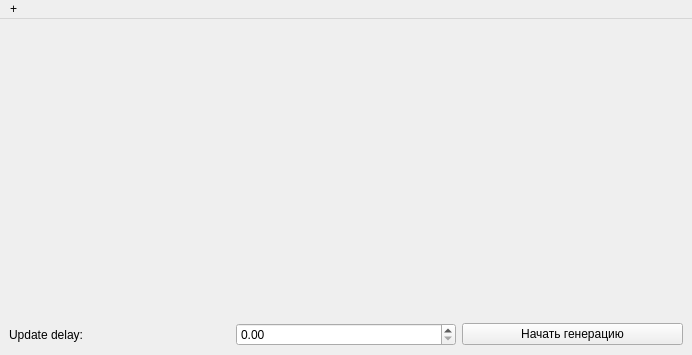
<?xml version="1.0" encoding="UTF-8"?>
<ui version="4.0">
 <class>MainWindow</class>
 <widget class="QMainWindow" name="MainWindow">
  <property name="geometry">
   <rect>
    <x>0</x>
    <y>0</y>
    <width>692</width>
    <height>355</height>
   </rect>
  </property>
  <property name="windowTitle">
   <string>MainWindow</string>
  </property>
  <widget class="QWidget" name="centralwidget">
   <layout class="QVBoxLayout" name="verticalLayout">
    <item>
     <widget class="QStackedWidget" name="stackedWidget">
      <property name="currentIndex">
       <number>1</number>
      </property>
      <widget class="QWidget" name="page">
       <property name="enabled">
        <bool>false</bool>
       </property>
      </widget>
      <widget class="QWidget" name="page_2">
       <property name="enabled">
        <bool>false</bool>
       </property>
      </widget>
     </widget>
    </item>
    <item>
     <layout class="QHBoxLayout" name="horizontalLayout">
      <item>
       <widget class="QLabel" name="label">
        <property name="text">
         <string>Update delay:</string>
        </property>
       </widget>
      </item>
      <item>
       <widget class="QDoubleSpinBox" name="doubleSpinBox"/>
      </item>
      <item>
       <widget class="QPushButton" name="pushButton">
        <property name="text">
         <string>Начать генерацию</string>
        </property>
       </widget>
      </item>
     </layout>
    </item>
   </layout>
  </widget>
  <widget class="QMenuBar" name="menubar">
   <property name="geometry">
    <rect>
     <x>0</x>
     <y>0</y>
     <width>692</width>
     <height>30</height>
    </rect>
   </property>
   <widget class="QMenu" name="menu">
    <property name="title">
     <string>+</string>
    </property>
   </widget>
   <addaction name="menu"/>
  </widget>
 </widget>
 <resources/>
 <connections/>
</ui>
